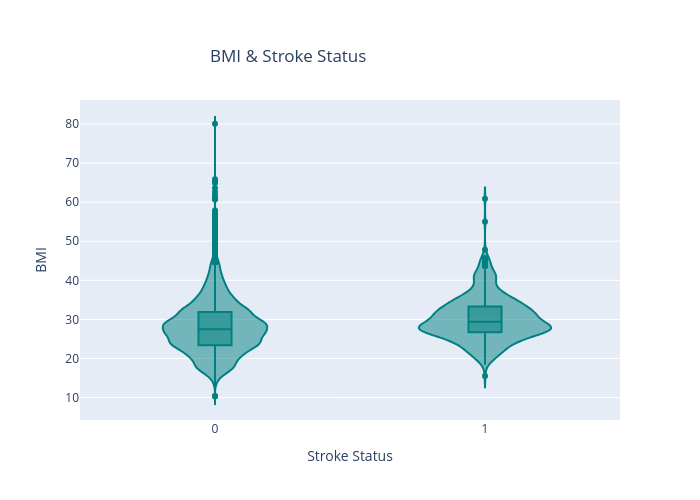

The code cell stored with this chart in its notebook:
### Code cell
fig = px.violin(train_df, y = 'bmi', x='stroke', box=True, width=700, height=500, color_discrete_sequence=plot_color, 
                   title='BMI & Stroke Status', 
               labels={'stroke': 'Stroke Status', 'bmi': 'BMI'})
fig.update_layout(title_x = 0.3, title_y = 0.9)
fig.show()

### Figure 1 — Plotly figure (JSON) as saved in the notebook; plotly's stock layout.template omitted (floating-point values rounded to 4 significant figures; data arrays with more than 128 entries replaced by an {"elided": "..."} marker saying what was removed)
{"data": [{"alignmentgroup": "True", "box": {"visible": true}, "hovertemplate": "Stroke Status=%{x}<br>BMI=%{y}<extra></extra>", "legendgroup": "", "marker": {"color": "#008080"}, "name": "", "offsetgroup": "", "orientation": "v", "scalegroup": "True", "showlegend": false, "type": "violin", "x": {"elided": "15304 int values"}, "x0": " ", "xaxis": "x", "y": {"elided": "15304 float values"}, "y0": " ", "yaxis": "y"}], "layout": {"height": 500, "legend": {"tracegroupgap": 0}, "title": {"text": "BMI & Stroke Status", "x": 0.3, "y": 0.9}, "violinmode": "group", "width": 700, "xaxis": {"anchor": "y", "domain": [0, 1], "title": {"text": "Stroke Status"}}, "yaxis": {"anchor": "x", "domain": [0, 1], "title": {"text": "BMI"}}}}
